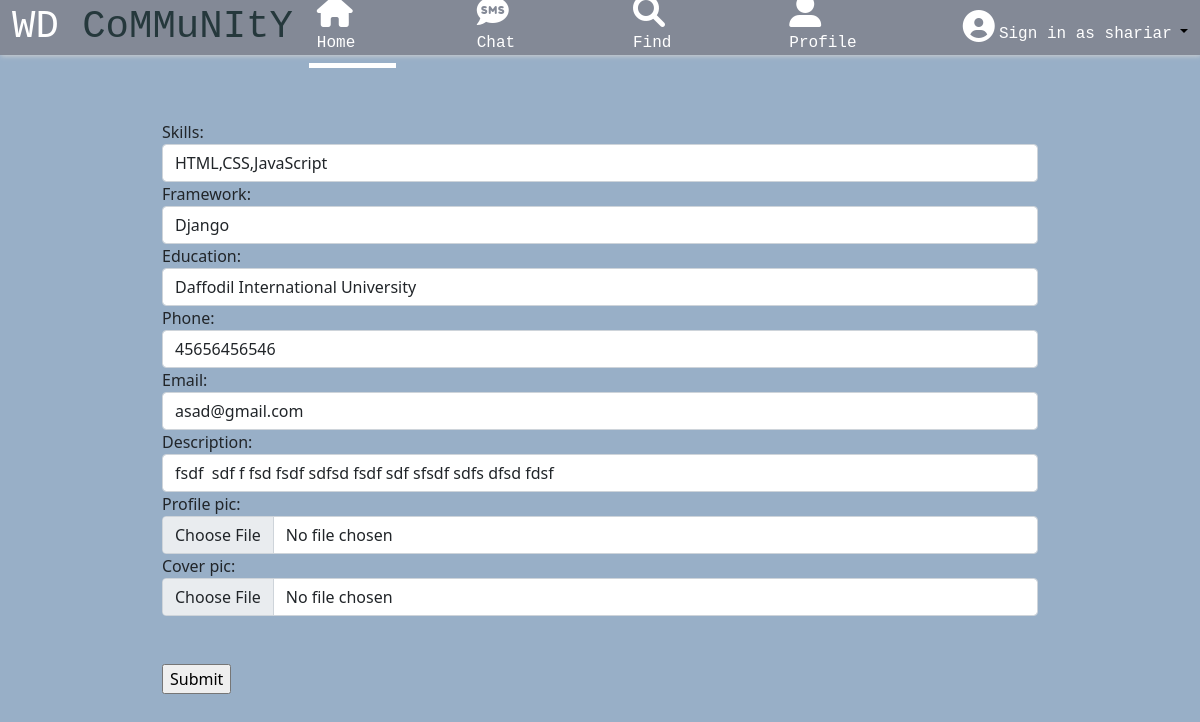
Page /edit_profile/8 (signed in) on the committed database.
### homepage/models.py (models this page shows, shortened)
class profile(models.Model):
    name = models.CharField (max_length=99,null=True,blank=True)
    username = models.CharField (max_length=99,null=True,blank=True)
    skills = models.CharField (max_length=99)
    framework = models.CharField (max_length=99)
    education = models.CharField (max_length=99)
    phone = models.CharField (max_length=99)
    email = models.CharField (max_length=99)
    description = models.TextField ()
    gender = models.CharField (max_length=99,null=True)
    cover_pic = models.ImageField(upload_to='photo/', blank=True, null=True, default = "photo/cover.png")
    profile_pic = models.ImageField(upload_to='photo/', blank=True, null=True, default = "photo/user.jpg")

### homepage/views.py (the view)
# urls.py: path('edit_profile/<int:pk>',views.edit_profile.as_view(),name="edit_profile"),
class edit_profile (UpdateView):
    model = profile
    form_class = edit_profile_form
    template_name = "edit_profile.html"
    success_url = ("http://127.0.0.1:8000/about/")

### homepage/forms.py
class edit_profile_form(forms.ModelForm):
    skills=forms.CharField(max_length=100,widget=forms.TextInput(attrs={'class':'form-control'}))
    framework=forms.CharField(max_length=100,widget=forms.TextInput(attrs={'class':'form-control'}))
    education=forms.CharField(max_length=100,widget=forms.TextInput(attrs={'class':'form-control'}))
    phone=forms.CharField(max_length=100,widget=forms.TextInput(attrs={'class':'form-control'}))
    email=forms.CharField(max_length=100,widget=forms.TextInput(attrs={'class':'form-control'}))
    description=forms.CharField(max_length=1000,widget=forms.TextInput(attrs={'class':'form-control'}))
    profile_pic=forms.ImageField(widget=forms.FileInput(attrs={'class':'form-control'}))
    cover_pic=forms.ImageField(widget=forms.FileInput(attrs={'class':'form-control'}))
    class Meta:
        model = profile
        fields = ('skills', 'framework', 'education', 'phone', 'email', 'description','profile_pic', 'cover_pic')

### templates/edit_profile.html (shortened to what this page needs)
{% load static %}
<!DOCTYPE html>
<html lang="en">
<head>
    <link href="https://cdn.jsdelivr.net/npm/bootstrap@5.1.3/dist/css/bootstrap.min.css" rel="stylesheet"
>
    <link rel="stylesheet" href="https://cdnjs.cloudflare.com/ajax/libs/font-awesome/6.0.0-beta3/css/all.min.css"
 />
    <link href="http://fonts.cdnfonts.com/css/romantic" rel="stylesheet">
    <link href="http://fonts.cdnfonts.com/css/valeerie-morrie" rel="stylesheet">
</head>
{% if user.is_authenticated %}
<body>
    <nav class="navbar navbar-expand-lg navbar-light nav fixed-top">
        <div class="container-fluid box_shadow">
            <a style="color: white; font-family:monospace; font-size: 39px;" class="navbar-brand" href="/">WD
                <span style="color: #25383C">CoMMuNItY</span></a>
            <div class="collapse navbar-collapse" id="navbarSupportedContent">
                <ul class="navbar-nav navs ms-auto mb-2 mb-lg-0">
                    <li class="nav-item nav_item">
                        <a style="color: white; border-bottom: 5px solid white;text-decoration: none;font-family: monospace;"
                            class="nav-link" aria-current="page" href="{% url 'home' %}"><i
                                class="fas fa-home fa-2x"></i> Home</a>
                    </li>
                    <li class="nav-item nav_item">
                        <a style="color: white ;text-decoration: none;font-family: monospace;" class="nav-link"
                            aria-current="page" href="{% url 'chat_list' %}"><i class="fas fa-sms fa-2x"></i> Chat</a>
                    </li>
                    <li class="nav-item nav_item">
                        <a style="color: white ;text-decoration: none;font-family: monospace;" class="nav-link"
                            aria-current="page" href="/"><i class="fas fa-search fa-2x"></i> Find</a>
                    </li>
                    <li class="nav-item nav_item">
                        <a style="color: white;text-decoration: none;font-family: monospace;" class="nav-link"
                            aria-current="page" href="{% url 'user_profile' %}"><i class="fas fa-user-alt fa-2x"></i>
                            Profile</a>
                    </li>
                </ul>
                <ul style="margin: none;" class="navbar-nav ms-auto mb-2 mb-lg-0">
                    <li style="float: left;margin-top: 0px;" class="nav-item dropdown">
                        {% if user.is_authenticated %}
                    <li style="float: left;margin-top: 0px;" class="nav-item dropdown">
                        <a style="color: black;text-decoration: none;" class="nav-link-user dropdown-toggle" href="#"
                            id="navbarDropdown" role="button" data-bs-toggle="dropdown" aria-expanded="false">
                            <i style="color: white;" class="fas fa-user-circle fa-2x"></i>
                            <span style="color: white; font-family: monospace;"> Sign in as {{ user.username }}</span>
                        </a>
                    </li>
                    {% else %}
                    <a style="color: whblackite ;" class="nav-link" aria-current="page" href="{% url 'signin' %}"><i
                            class="fas fa-user-circle fa-2x"></i>
                        <span style="color: black;font-family: 'Winter', sans-serif;"> Signup/Signin</span>
                    </a>
                    {% endif %}
                    </li>
                </ul>
            </div>
        </div>
    </nav>
    <br>
    <br>
    <br>
    <br>
    <br>
    <div style="width: 73%;margin: auto;">
        <form method="POST" enctype="multipart/form-data">
            {{ form }}
            <br>
            <br>
            <input type="submit" value="Submit">
        </form>
    </div>
</body>
{% else %}
{% load static %}
{% endif %}
</html>

### templates/edit_profile.html (style rules this page uses)
.nav_item { margin-right: 73px; }
.box_shadow { background-color: #838996; height: 39px; }
.nav { -webkit-box-shadow: 1px 1px 5px 0px rgba(207, 207, 207, 1); -moz-box-shadow: 1px 1px 5px 0px rgba(207, 207, 207, 1); box-shadow: 1px 1px 5px 0px rgba(207, 207, 207, 1); }
.navbar { background-color: #838996; }
.navs { margin: auto; }
body { background-color: #98AFC7; background-attachment: fixed; background-size: cover; }

### rows in the picture
profile: skills "HTML,CSS,JavaScript", framework "Django", education "Daffodil International University", phone "45656456546", email "asad@gmail.com", description "fsdf sdf f fsd fsdf sdfsd fsdf sdf sfsdf sdfs dfsd fdsf"

### other values in the picture
{{ user.username }} "shariar"
